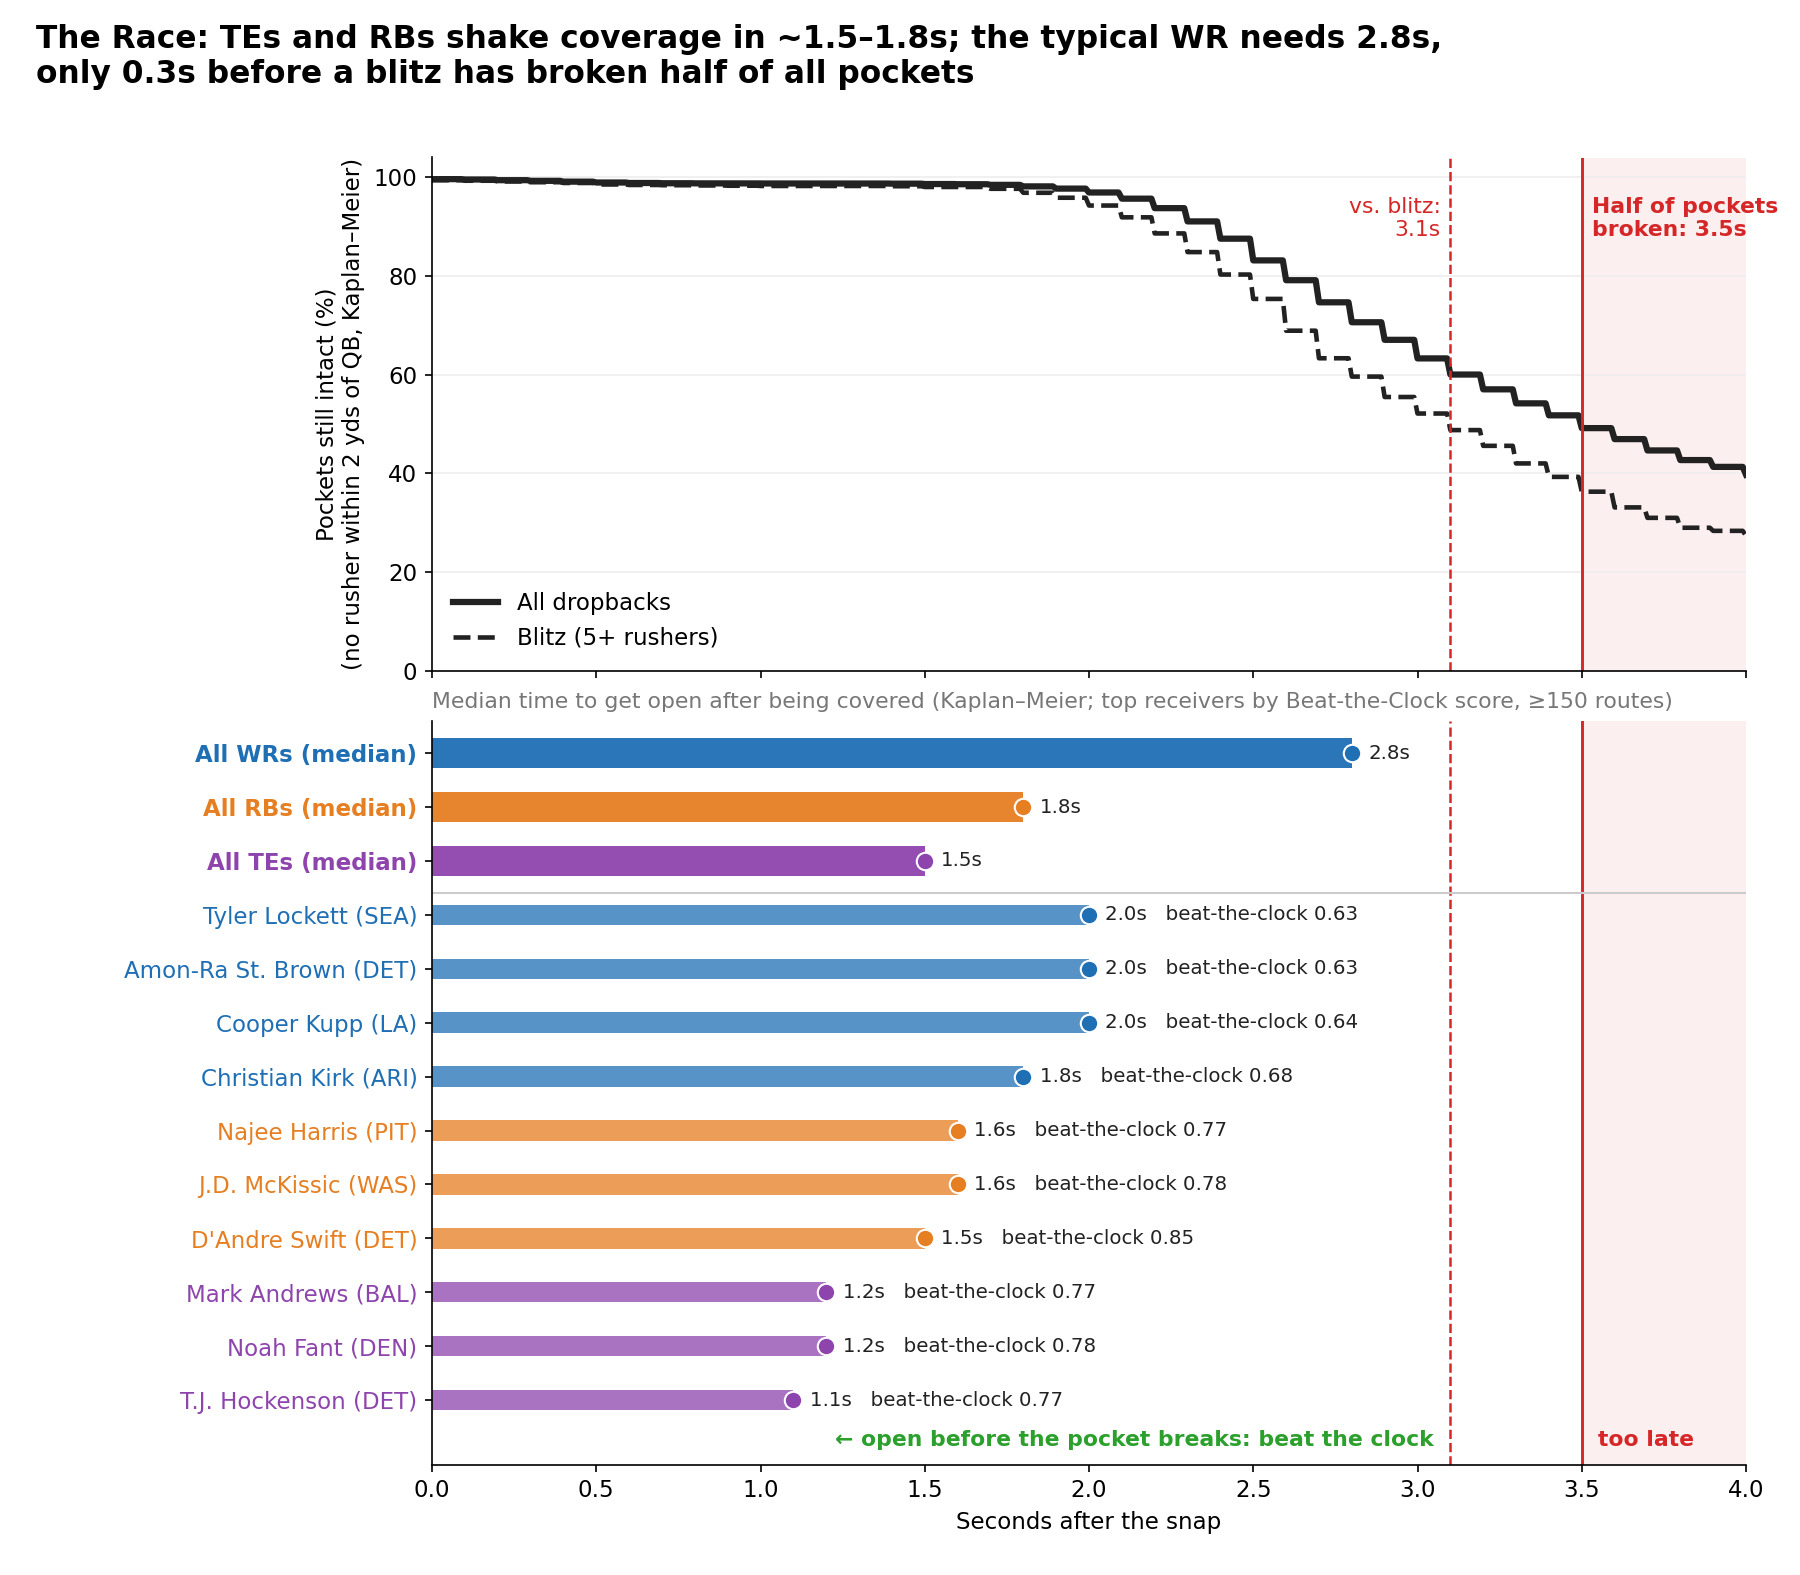

Write the Python code that produced this figure.
"""Visual 2: The Race -- pocket survival vs. how fast receivers get open.

Outputs: the_race.png, the_race.html
"""
import os

import matplotlib
matplotlib.use("Agg")
import matplotlib.pyplot as plt
import numpy as np
import pandas as pd
import plotly.graph_objects as go
from plotly.subplots import make_subplots

from common import CLOCK_DIR, FONT, INK, MUTED, OUT, POS_COL, km, km_eval, km_median, pocket_curves

MIN_ROUTES = 150
TMAX = 4.0


def data():
    curves, pp = pocket_curves()
    r = pd.read_csv(f"{CLOCK_DIR}/routes_clock.csv")
    cov = r[~r.free_release]
    pos_med = {p: km_median(km(cov[cov.pos == p].tto_obs, cov[cov.pos == p].opened)) for p in ["WR", "TE", "RB"]}
    pc = pd.read_csv(f"{CLOCK_DIR}/player_clock.csv")
    pc = pc[(pc.routes >= MIN_ROUTES) & pc.km_median_tto.notna()]
    # top receivers by Beat-the-Clock score, 4 WR + 3 TE + 3 RB so every position is represented
    top = pd.concat([pc[pc.pos == p].nlargest(n, "beat_clock") for p, n in [("WR", 4), ("TE", 3), ("RB", 3)]])
    top = top.sort_values(["km_median_tto", "beat_clock"], ascending=[False, True])
    return curves, pp, pos_med, top, pc


def rows(pos_med, top):
    """Bottom-panel rows: position medians (bold) then the named players, fastest at top."""
    rr = [dict(label=f"All {p}s (median)", t=pos_med[p], pos=p, bold=True, bc=None) for p in ["WR", "RB", "TE"]]
    rr += [dict(label=f"{r.displayName} ({r.team})", t=r.km_median_tto, pos=r.pos, bold=False, bc=r.beat_clock)
           for r in top.itertuples()]
    return rr


def mpl(curves, pos_med, top):
    plt.rcParams.update({"font.size": 11, "font.family": "DejaVu Sans", "axes.spines.top": False, "axes.spines.right": False})
    fig, (a1, a2) = plt.subplots(2, 1, figsize=(12, 10.5), sharex=True, gridspec_kw=dict(height_ratios=[1, 1.45], hspace=0.08))
    med_all, med_bl = km_median(curves["All"]), km_median(curves["Blitz"])
    tt = np.linspace(0, TMAX, 401)
    a1.plot(tt, km_eval(curves["All"], tt) * 100, color=INK, lw=3, label="All dropbacks")
    a1.plot(tt, km_eval(curves["Blitz"], tt) * 100, color=INK, lw=2.2, ls="--", label="Blitz (5+ rushers)")
    for ax in (a1, a2):
        ax.axvspan(med_all, TMAX, color="#d62728", alpha=0.07, lw=0)
        ax.axvline(med_all, color="#d62728", lw=1.4)
        ax.axvline(med_bl, color="#d62728", lw=1.2, ls="--")
    a1.text(med_all + 0.03, 96, f"Half of pockets\nbroken: {med_all:.1f}s", color="#d62728", fontsize=10.5, va="top", fontweight="bold")
    a1.text(med_bl - 0.03, 96, f"vs. blitz:\n{med_bl:.1f}s", color="#d62728", fontsize=10.5, va="top", ha="right")
    a1.set_ylim(0, 104); a1.set_ylabel("Pockets still intact (%)\n(no rusher within 2 yds of QB, Kaplan–Meier)")
    a1.legend(loc="lower left", frameon=False)
    a1.grid(axis="y", color="#eeeeee")

    rr = rows(pos_med, top)
    ys = np.arange(len(rr))[::-1]
    for y, r in zip(ys, rr):
        c = POS_COL[r["pos"]]
        a2.barh(y, r["t"], height=0.55 if r["bold"] else 0.38, color=c, alpha=0.95 if r["bold"] else 0.75)
        a2.scatter(r["t"], y, s=70, color=c, edgecolor="white", zorder=3)
        txt = f"{r['t']:.1f}s" + ("" if r["bc"] is None else f"   beat-the-clock {r['bc']:.2f}")
        a2.text(r["t"] + 0.05, y, txt, va="center", fontsize=9.5, color=INK)
    a2.axhline(ys[2] - 0.6, color="#cccccc", lw=1)
    a2.set_yticks(ys, [r["label"] for r in rr])
    for lab, r in zip(a2.get_yticklabels(), rr):
        lab.set_color(POS_COL[r["pos"]]); lab.set_fontweight("bold" if r["bold"] else "normal")
    a2.set_xlim(0, TMAX); a2.set_xlabel("Seconds after the snap")
    a2.set_title(f"Median time to get open after being covered (Kaplan–Meier; top receivers by Beat-the-Clock score, ≥{MIN_ROUTES} routes)",
                 fontsize=10.5, color=MUTED, loc="left")
    a2.text(med_bl - 0.05, ys[-1] - 0.75, "← open before the pocket breaks: beat the clock", ha="right", va="center", fontsize=10.5, color="#2ca02c", fontweight="bold")
    a2.text(med_all + 0.05, ys[-1] - 0.75, "too late", ha="left", va="center", fontsize=10.5, color="#d62728", fontweight="bold")
    a2.set_ylim(ys[-1] - 1.2, ys[0] + 0.6)
    fig.suptitle(f"The Race: TEs and RBs shake coverage in ~{pos_med['TE']:.1f}–{pos_med['RB']:.1f}s; the typical WR needs "
                 f"{pos_med['WR']:.1f}s,\nonly {med_bl - pos_med['WR']:.1f}s before a blitz has broken half of all pockets",
                 x=0.02, ha="left", fontsize=15, fontweight="bold", y=0.985)
    fig.subplots_adjust(left=0.24, right=0.97, top=0.9, bottom=0.07)
    fig.savefig(os.path.join(OUT, "the_race.png"), dpi=150)
    plt.close(fig)


def interactive(curves, pos_med, pc):
    fig = make_subplots(rows=2, cols=1, shared_xaxes=True, row_heights=[0.35, 0.65], vertical_spacing=0.04)
    tt = np.linspace(0, TMAX, 401)
    for k, dash in [("All", "solid"), ("Blitz", "dash"), ("No blitz", "dot")]:
        fig.add_trace(go.Scatter(x=tt, y=km_eval(curves[k], tt) * 100, name=f"Pocket: {k}", line=dict(color=INK, dash=dash, width=3 if k == "All" else 2),
                                 hovertemplate="%{x:.1f}s: %{y:.0f}% intact"), 1, 1)
    rng = np.random.default_rng(0)
    for p in ["WR", "TE", "RB"]:
        s = pc[pc.pos == p]
        fig.add_trace(go.Scatter(x=s.km_median_tto + rng.uniform(-0.04, 0.04, len(s)), y=s.beat_clock, mode="markers", name=p,
                                 marker=dict(color=POS_COL[p], size=np.sqrt(s.routes) * 0.9, opacity=0.75, line=dict(width=0.5, color="white")),
                                 text=s.displayName + " (" + s.team + ")", customdata=np.c_[s.routes, s.km_median_tto],
                                 hovertemplate="<b>%{text}</b><br>median time to open %{customdata[1]:.1f}s<br>Beat-the-Clock %{y:.2f}<br>%{customdata[0]} routes<extra></extra>"), 2, 1)
        fig.add_vline(x=pos_med[p], line=dict(color=POS_COL[p], width=2, dash="dot"), row=2, col=1)
    med = km_median(curves["All"])
    fig.add_vrect(x0=med, x1=TMAX, fillcolor="#d62728", opacity=0.07, line_width=0)
    fig.add_vline(x=med, line=dict(color="#d62728", width=2))
    fig.update_xaxes(range=[0, TMAX], title_text="Seconds after the snap (dot jittered ±0.04s)", row=2, col=1)
    fig.update_yaxes(title_text="Pockets intact (%)", row=1, col=1)
    fig.update_yaxes(title_text="Beat-the-Clock score", row=2, col=1)
    fig.update_layout(title=dict(text=f"<b>The Race</b>: every receiver with ≥{MIN_ROUTES} routes — median time to get open vs. the pocket clock "
                                      f"(red = after half of pockets are broken, {med:.1f}s)", font=dict(size=16)),
                      template="simple_white", font=dict(family=FONT), height=780, width=1100, hovermode="closest")
    fig.write_html(os.path.join(OUT, "the_race.html"), include_plotlyjs="cdn")


def main():
    curves, pp, pos_med, top, pc = data()
    print("position KM medians:", {k: round(v, 2) for k, v in pos_med.items()},
          "pocket medians:", km_median(curves["All"]), km_median(curves["Blitz"]))
    mpl(curves, pos_med, top)
    interactive(curves, pos_med, pc)


if __name__ == "__main__":
    main()
